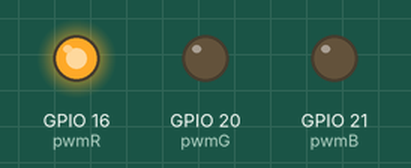
Simulated run of this program. Board: Raspberry Pi (BCM pin numbers). Shown: output pins drawn as LEDs (lit = HIGH).

Above: at 0.05 s.
At 1.5 s:
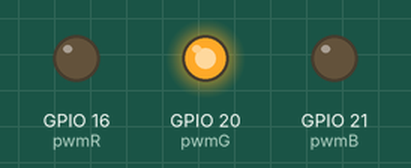
At 3.0 s:
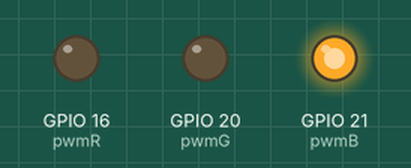
At 3.75 s:
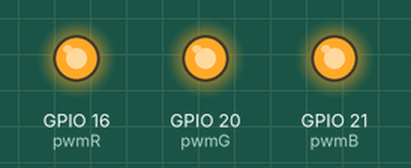
At 4.5 s:
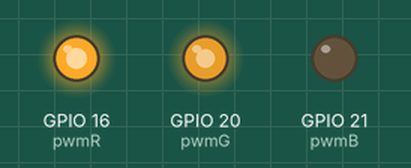
At 6.0 s:
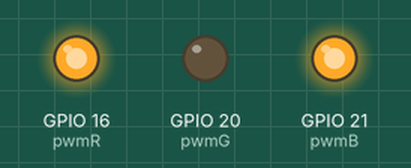
Timing chart, 0 to 7.8 s (numbered marks = the images above):
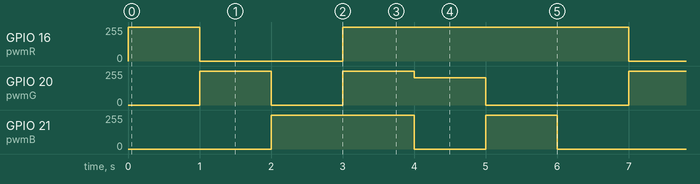

The program:

pyrgb.py
```python
import RPi.GPIO as GPIO
import time

GPIO.setmode(GPIO.BCM)
GPIO.setwarnings(False)

GPIO.setup(16, GPIO.OUT)
pwmR = GPIO.PWM(16, 1000)
pwmR.start(0)

GPIO.setup(20, GPIO.OUT)
pwmG = GPIO.PWM(20, 1000)
pwmG.start(0)

GPIO.setup(21, GPIO.OUT)
pwmB = GPIO.PWM(21, 1000)
pwmB.start(0)


def color(pr, pg, pb, r, g, b):
    def cvt(v):
        return v * 100 / 256

    pr.ChangeDutyCycle(cvt(r))
    pg.ChangeDutyCycle(cvt(g))
    pb.ChangeDutyCycle(cvt(b))


try:
    while True:
        color(pwmR, pwmG, pwmB, 255, 0, 0)  # Red
        time.sleep(1)
        color(pwmR, pwmG, pwmB, 0, 255, 0)  # Green
        time.sleep(1)
        color(pwmR, pwmG, pwmB, 0, 0, 255)  # Blue
        time.sleep(1)
        color(pwmR, pwmG, pwmB, 255, 255, 255)  # White
        time.sleep(1)
        color(pwmR, pwmG, pwmB, 255, 204, 0)  # yellow
        time.sleep(1)
        color(pwmR, pwmG, pwmB, 255, 0, 255)  # purple
        time.sleep(1)

except KeyboardInterrupt:  # Ctrl + C
    pwmR.stop()
    pwmG.stop()
    pwmB.stop()
    GPIO.cleanup()
    print("Exit")
```

Measured:
- by itself, GPIO 16 (pwmR): repeats every 6.0 s: 0/255 2.0 s, 254/255 4.0 s
- by itself, GPIO 20 (pwmG): repeats every 6.0 s: 0/255 1.0 s, 254/255 1.0 s, 203/255 1.0 s, 0/255 2.0 s, 254/255 1.0 s
- by itself, GPIO 21 (pwmB): repeats every 6.0 s: 0/255 1.0 s, 254/255 1.0 s, 0/255 2.0 s, 254/255 2.0 s
